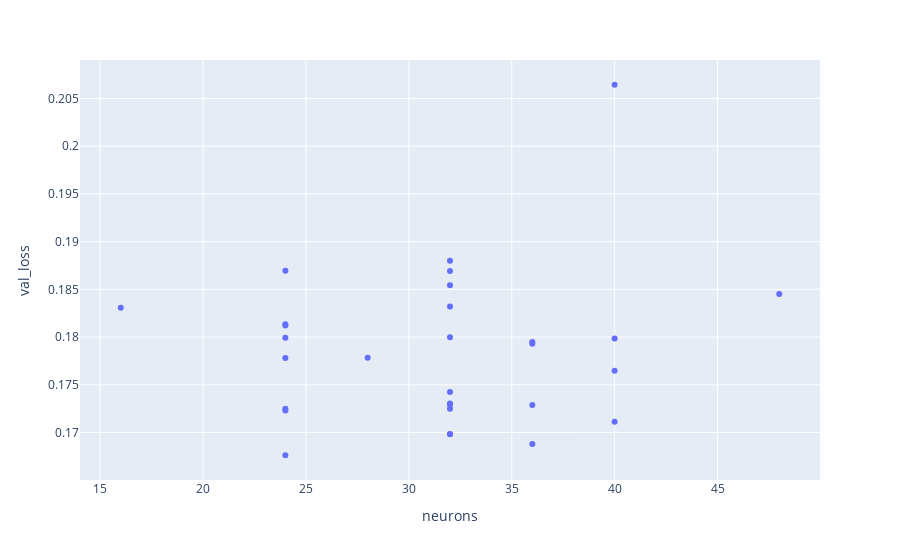

Write notebook code for a chart like this one.
### Code cell
px.scatter(df, x='neurons', y='val_loss')

### Figure 1 — Plotly figure (JSON) as saved in the notebook; plotly's stock layout.template omitted (floating-point values rounded to 4 significant figures)
{"data": [{"hovertemplate": "neurons=%{x}<br>val_loss=%{y}<extra></extra>", "legendgroup": "", "marker": {"color": "#636efa", "symbol": "circle"}, "mode": "markers", "name": "", "orientation": "v", "showlegend": false, "type": "scatter", "x": [24, 36, 32, 32, 40, 24, 32, 24, 36, 32, 32, 32, 40, 24, 28, 36, 36, 40, 24, 32, 24, 24, 16, 32, 48, 32, 32, 24, 32, 40], "xaxis": "x", "y": [0.1676, 0.1688, 0.1698, 0.1699, 0.1711, 0.1723, 0.1725, 0.1725, 0.1729, 0.1729, 0.1731, 0.1742, 0.1765, 0.1778, 0.1778, 0.1793, 0.1795, 0.1799, 0.1799, 0.18, 0.1812, 0.1813, 0.1831, 0.1832, 0.1845, 0.1854, 0.1869, 0.1869, 0.188, 0.2064], "yaxis": "y"}], "layout": {"legend": {"tracegroupgap": 0}, "margin": {"t": 60}, "xaxis": {"anchor": "y", "domain": [0, 1], "title": {"text": "neurons"}}, "yaxis": {"anchor": "x", "domain": [0, 1], "title": {"text": "val_loss"}}}}
